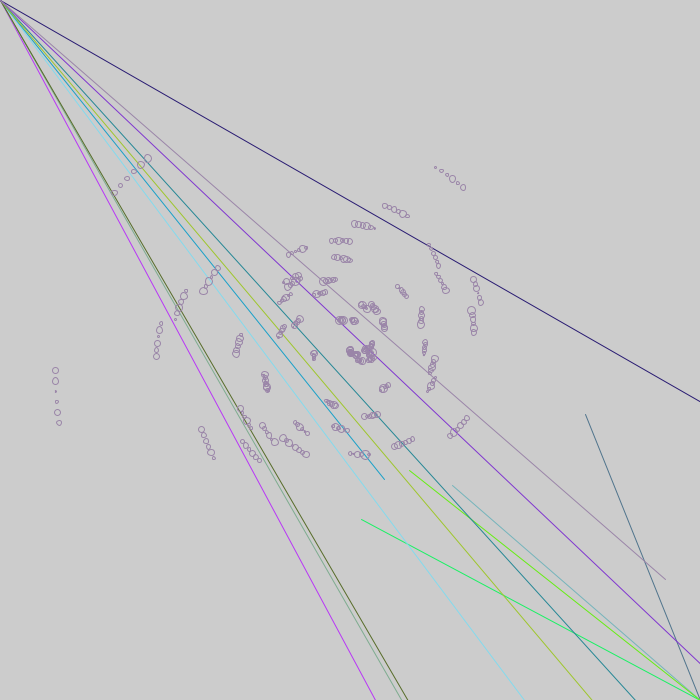
Frame 1 (no input)
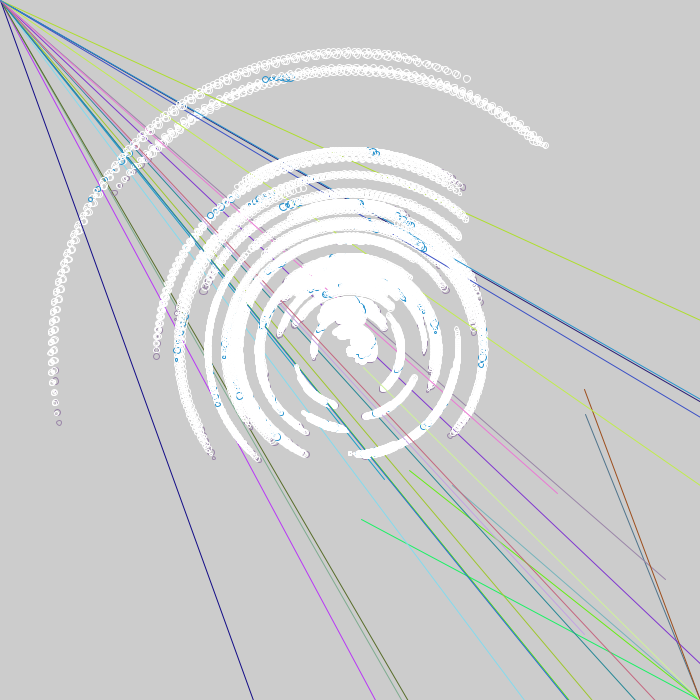
Frame 60 (the mouse pressed at the canvas centre just before this capture)
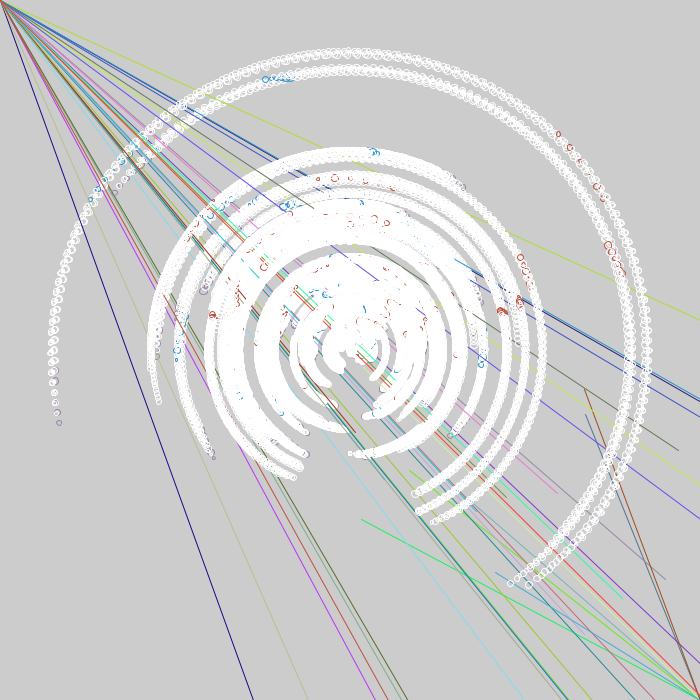
Frame 120 (the mouse held since frame 60 and released just before this capture)

The Processing sketch that drew these frames (run headless with seeded random() and noise(); from frame 60 on, the mouse is pressed at the canvas centre):

// Processing sketch: processing_181094
// ── processing_181094.pde

int timer=0;
void setup(){
  size(700, 700);

   
   
 
 
   
}
 
  
void draw()
{
   
 
  stroke(255);
  noFill();
  translate(width/2, height/2);
  if(millis()>timer)
  {
    drawLines(15);
    timer+=1000;
  }
  

 
    
 
   
 //borrowed code
   for(int i = 0; i < 700; i+=2)
  {
    float n = sin(radians(i));
    float x = sin(radians(i+frameCount*(n*2)))*(i/( noise(i/12)*10));
    float y = cos(radians(i+frameCount*(n*2)))*(i/( noise(i/12)*10));
    ellipse(x, y, noise(i)*10 , noise(i)*10);
    //end of borrowed code
     
    
     
  }
  
 
}
 
void mousePressed()
{
    
  stroke(random(255),random(255),random(255));
  noFill();
  translate(width/2, height/2);
  background(120,0,130);
  
 
  {
    if (mousePressed==true)
    {
 //borrowed code starts
  for(int i = 0; i < 700; i+=3)
  {
    float n = sin(radians(i));
    float x = sin(radians(i+frameCount*(n*2)))*(i/( noise(i/12)*2));
    float y = cos(radians(i+frameCount*(n*2)))*(i/( noise(i/12)*2));
    ellipse(x, y, noise(i)*40 , noise(i)*40);
  }
  //borrowed code ends
}
}
}
 
void keyPressed()
{
  if(keyPressed==true)
  {
    if (key=='u')
  
    {
       //borrowed code starts
  for(int i = 0; i < 700; i+=3)
  {
    float n = sin(radians(i));
    float x = sin(radians(i+frameCount*(n*2)))*(i/( noise(i/12)*12));
    float y = cos(radians(i+frameCount*(n*2)))*(i/( noise(i/12)*2));
    ellipse(x, y, noise(i)*10 , noise(i)*10);
  }
  //borrowed code ends
}
  }
 
if (key=='d')
{
  //borrowed code starts
  for(int i = 0; i < 700; i+=3)
  {
    float n = sin(radians(i));
    float x = sin(radians(i+frameCount*(n*2)))*(i/( noise(i/12)*2));
    float y = cos(radians(i+frameCount*(n*2)))*(i/( noise(i/12)*12));
    ellipse(x, y, noise(i)*10 , noise(i)*10);
  }
  //borrowed code ends
   
 
  }
  if (key=='b')
  {
    background(0);
  }
  if (key=='r')
  {
    background(120,0,0);
  }
  if (key=='g')
  {
    background(0,80,0);
  }
  if (key=='y')
  {
    background(255,204,0);
  }
  if (key=='o')
  
  {
  background(220,50,0);
  }
  if (key=='a')
  {
    background(0,0,140);
  }
  
}

void drawLines(int n)

{
  
  for (int i = 0; i < n; i++)
  {
    stroke(random(255),random(255),random(255));
  strokeWeight(1);
    line(random(width),random(height),350,350);
  }
   for (int i = 5; i < n; i++)
  {
    stroke(random(255),random(255),random(255));
  strokeWeight(1);
    line(random(width),random(height),-350,-350);
  }
}
  
